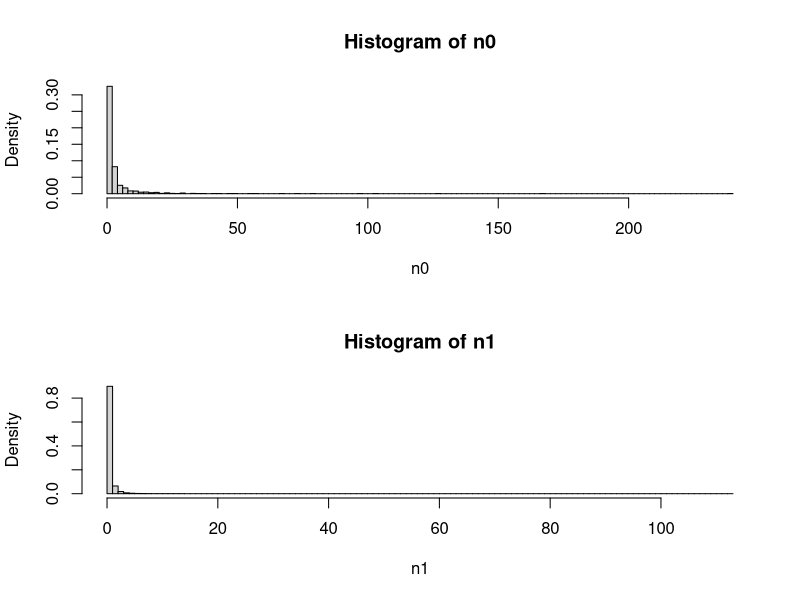
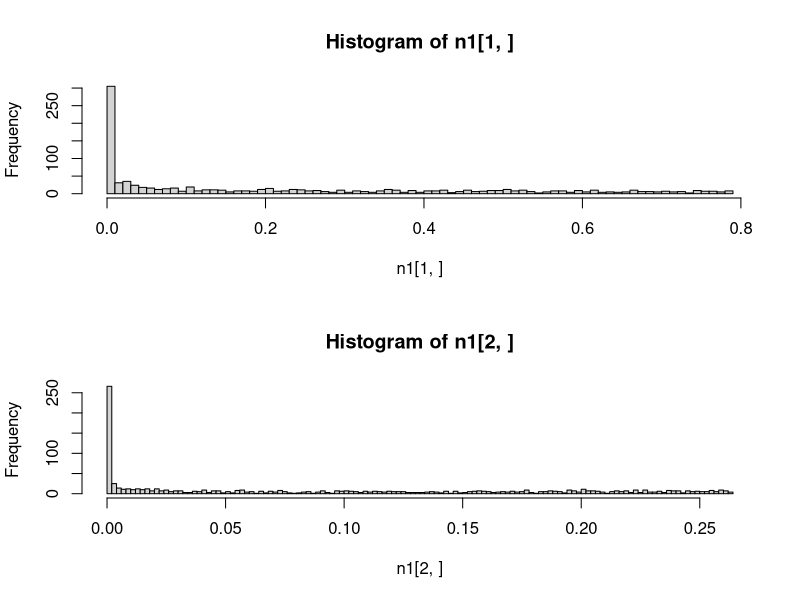
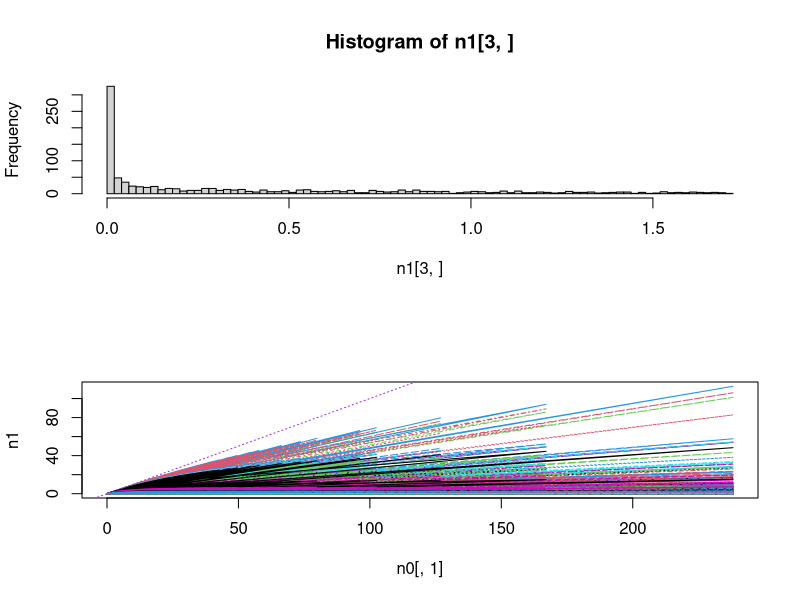
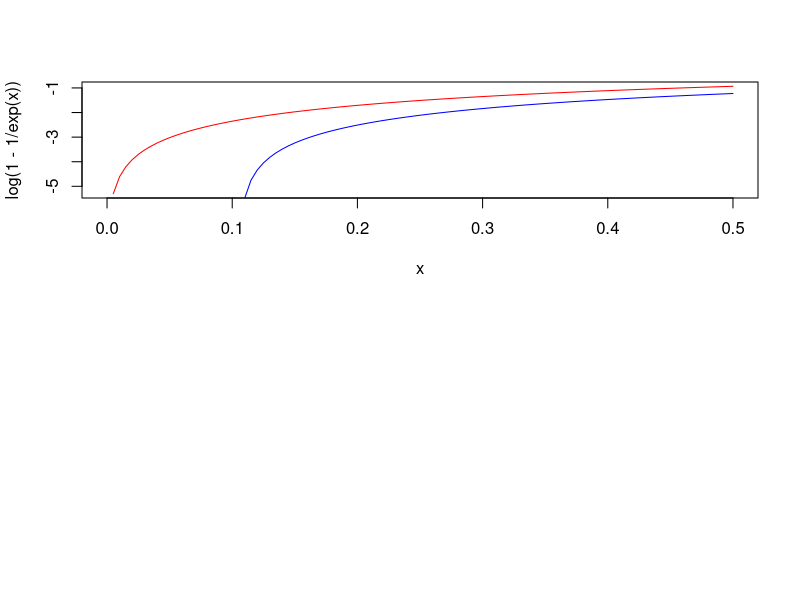
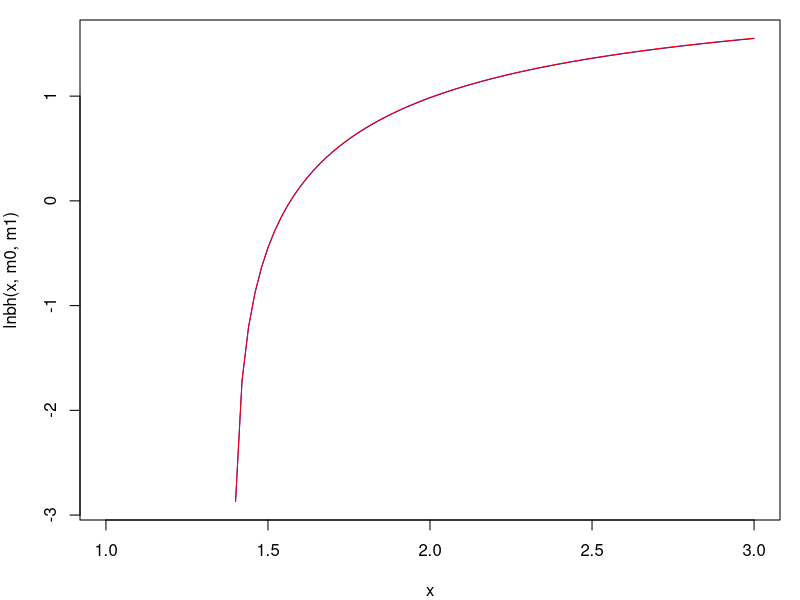
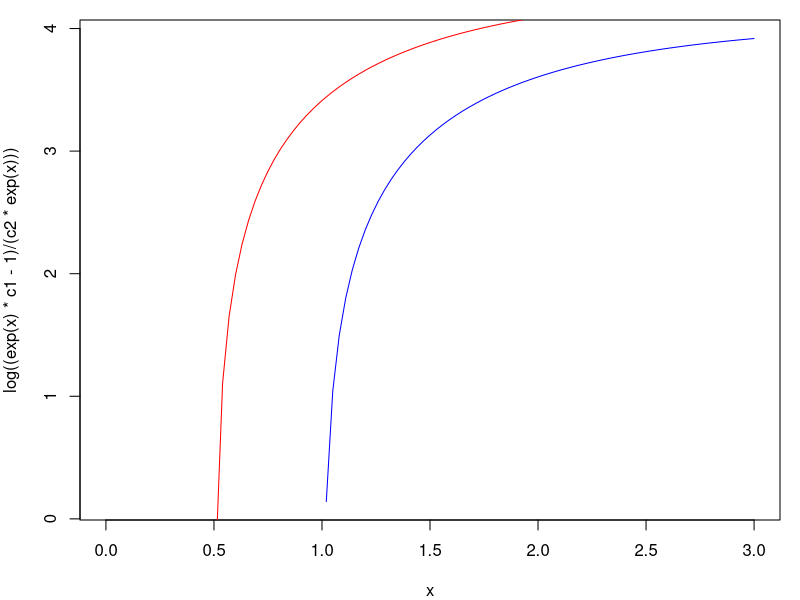
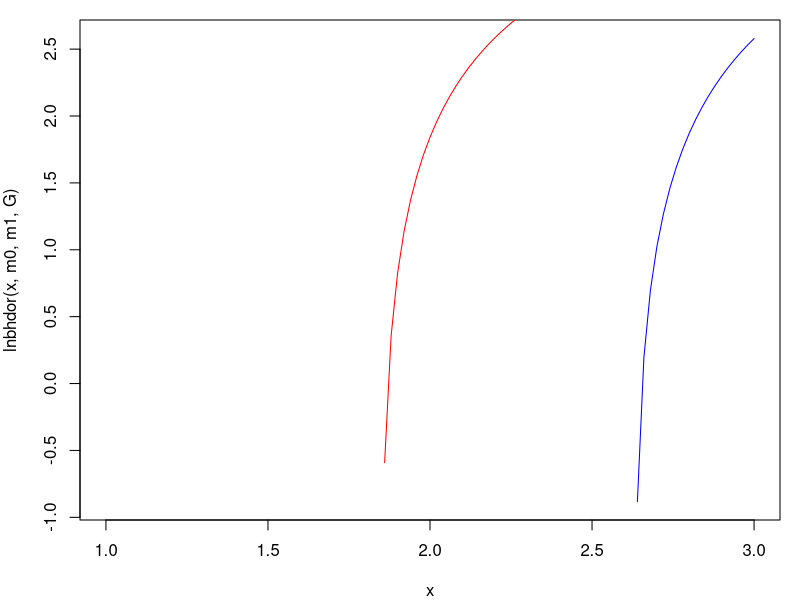
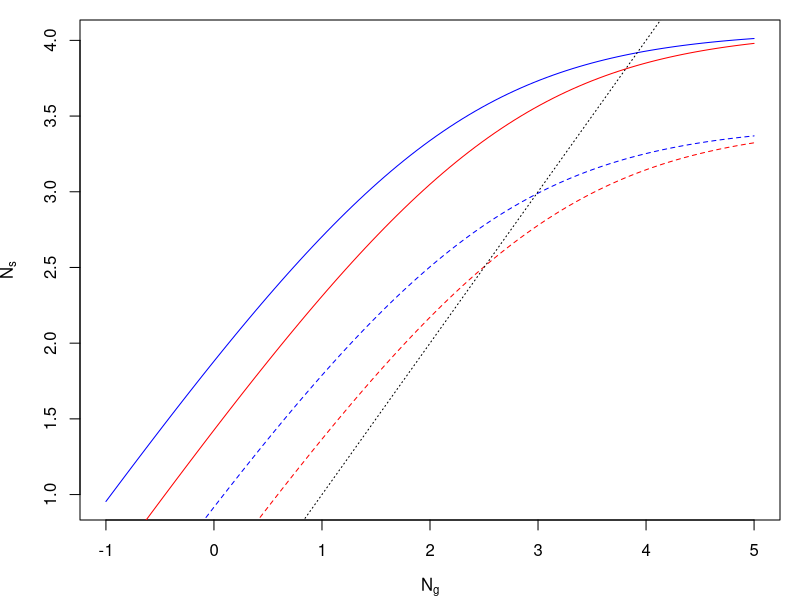

Reproduce these figures in R, in order. (Note: this script raises an error after producing the figures.)
####################################################################
# Explore how random variation in Beverton-Holt mortality function #
# affects the distribution of population sizes                     #
####################################################################

# Functions ---------------------------------------------------------------

BH <- function(n_in,m0,m1){
  n_out <- n_in * exp(-m0) / ( 1 + (m1/m0)*(1-exp(-m0))*n_in )
  return(n_out)
}
# assuming T = 1

lnbh <- function(y,m0,m1,T3=0.3){
  c1 <- exp(-m0*T3)
  c2 <- (1-exp(-m0)*T3)*m1/m0
  log((y*c1-1)/(c2*y))
}

lnbhdor <- function(Y,m0,m1,G,T3=0.3){
  S0 <- exp(-m0)
  c1 <- exp(-m0*T3)
  c2 <- (1-exp(-m0)*T3)*m1/m0
  log((c1*G*Y-G*S0+S0-1) / (c2*G*Y*((G-1)*S0+1)))
}

Kcalc <- function(m0,m1){
  exp(-m0)/( (1-exp(-m0)) * (m1/m0) )
} 
# assuming T=1


sGBH <- function(n_in,Y,m0,m1,G,T3=0.3){
  So <- exp(-m0)
  Sn <- exp(-m0*T3)
  n_in*((1-G)*So + G*Y*Sn / (1 + G*Y*(1-Sn)*(m1/m0)*n_in))
}

rG <- function(Y,m0,G,T3=0.3){
  So <- exp(-m0)
  Sn <- exp(-m0*T3)
  log( (1-G)*So + G*Y*Sn )
}

# Exploration -------------------------------------------------------------

ln0_min <- -5
ln0_max <- 0
nseq <- 10^3
neps <- 10^3
alpha_m <- 0.1
beta_m <- 1

# n0_seq <- exp(seq(ln0_min,ln0_max,length.out=nseq))
# eps_m <- seq(-1,1,length.out=neps)
n0_seq <- exp(rnorm(nseq,0,1.5))
eps_m <- rnorm(neps,0,2)
  
m0 <- m1 <- n0 <- n1 <- matrix(NA,nr=nseq,nc=neps)

m0[] <- rep(exp(outer(alpha_m,eps_m,"+")),each=nseq)
m1[] <- rep(exp(outer(beta_m,eps_m,"+")),each=nseq)
n0[] <- rep(n0_seq,times=neps)
n1 <- BH(n0,m0,m1)

par(mfrow=c(2,1))
hist(n0,breaks=100,prob=T)
hist(n1,breaks=100,prob=T)

hist(n1[1,],breaks=100)
hist(n1[2,],breaks=100)
hist(n1[3,],breaks=100)

matplot(n0[,1],n1,type="l")
abline(0,1,col="purple",lty=3)

(K <- BH(10^10,m0[1,],m1[1,]))

# Plant example -----------------------------------------------------------
  # From Yodzis and work on desert annuals

### Without seed dormancy

curve(log(1-1/exp(x)),col="red",xlim=c(0,0.5))
curve(log(0.9-1/exp(x)),col="blue",add=T)
# drop-off occurs earlier at lower K

m0 <- 1.1
m1 <- 0.1
par(mfrow=c(1,1),mar=c(4,4,1,1))
curve(lnbh(x,m0,m1),col="blue",xlim=c(1,3))
m1 <- 0.01
curve(lnbh(x,m0,m1)-2.3,col="red",add=T)
# changing c2 only changes equilibrium N by constant factor (shifts intercept)

m0 <- 1
m1 <- 0.01
c1 <- exp(-m0)
c2 <- (1-exp(-m0))*m1/m0
curve(log((exp(x)*c1-1)/(c2*exp(x))),col="blue",xlim=c(0,3))
m0 <- 0.5
c1 <- exp(-m0)
c2 <- (1-exp(-m0))*m1/m0
curve(log((exp(x)*c1-1)/(c2*exp(x))),col="red",add=T)
# changing c1 -> drop-off occurs *earlier* at lower K

### With seed dormancy

G <- 0.4
m0 <- 1
m1 <- 0.01
curve(lnbhdor(x,m0,m1,G),col="blue",xlim=c(1,3))
m0 <- 0.5
curve(lnbhdor(x,m0,m1,G),col="red",add=T)
  # Same result with G - drop-off earlier for lower K

# How does Y affect BH curve? ---------------------------------------------

Y <- 3 # log scale
m0 <- 1
curve(log(BH(exp(x+Y),m0,m1)),col="blue",xlim=c(-1,5),
  xlab=expression(N[g]),ylab=expression(N[s])) # ignores dormancy
curve(log(BH(exp(x+Y-0.5),m0,m1)),col="red",add=T)
m0 <- 2
curve(log(BH(exp(x+Y),m0,m1)),col="blue",add=T,lty=2)
curve(log(BH(exp(x+Y-0.5),m0,m1)),col="red",add=T,lty=2)
abline(0,1,lty=3)
  # -0.5 -> reduce y by a freaction of exp(0.5)=1.6
  # decrease in y reduces equilibrium N by *more* when max popsize (K) is lower
  # Explantion:
  # - increasing Y makes a bigger difference to Ns when few seeds are being 
  # produced (bigger difference in [blue - red] at lower Ng (or Y)) 
  # - increasing m0 -> fewer seeds survive -> lower reproduction next year
  # -> bigger effect of change in Y
  # (but assumes that general shape of function stays the same? 
  # Increasing m0 makes curve steeper too, but this isn't important here,
  # as doesn't affect difference between blue and red much?)

# Y is just scaling up and down, changing c2 does the same thing?

# How does G affect BH curve? ---------------------------------------------

m0 <- 0.1
m1 <- 0.01
curve(lnbhdor(x,m0,m1,G=0.75),col="blue",xlim=c(0,5),ylim=c(-0.5,5))
curve(lnbhdor(x,m0,m1,G=0.5),col="red",add=T)
curve(lnbhdor(x,m0,m1,G=0.25),col="green",add=T)
  # above a certain Y, get more pop with high G, but as Y decreases, better to have low G

m0 <- 0.1
m1 <- 0.01
curve(lnbhdor(exp(x),m0,m1,G=0.75),col="blue",xlim=c(0,1.5),ylim=c(-0.5,5))
curve(lnbhdor(exp(x),m0,m1,G=0.25),col="red",add=T)
m0 <- 0.2
m1 <- 0.01
curve(lnbhdor(exp(x),m0,m1,G=0.75),col="blue",lty=2,add=T)
curve(lnbhdor(exp(x),m0,m1,G=0.25),col="red",lty=2,add=T)
  # When G is lower, reducing K has bigger effect on drop-off threshold for Y
  # (but will still always reduce it, so doesn't explain positive correlations)

m0 <- 0.1
m1 <- 0.01
curve(lnbhdor(x,m0,m1,G=0.75)-lnbhdor(x,m0,m1,G=0.25),col="blue",xlim=c(0,10))
m0 <- 0.2
m1 <- 0.01
curve(lnbhdor(x,m0,m1,G=0.75)-lnbhdor(x,m0,m1,G=0.25),col="red",add=T)
m0 <- 0.3
m1 <- 0.01
curve(lnbhdor(x,m0,m1,G=0.75)-lnbhdor(x,m0,m1,G=0.25),col="green",add=T)
abline(h=0,lty=3)
  # m1 -> lower germination favoured for given Y 

m0 <- 0.1
m1 <- 0.01
curve(lnbhdor(x,m0,m1,G=0.75)-lnbhdor(x,m0,m1,G=0.25),col="blue",xlim=c(0,10))
m0 <- 0.1
m1 <- 0.015
curve(lnbhdor(x,m0,m1,G=0.75)-lnbhdor(x,m0,m1,G=0.25),col="red",add=T)
abline(h=0,lty=3)
  # m2 -> proportional effect of G on dK is the same

# How does DI mortality relate to K? --------------------------------------

curve(Kcalc(exp(x),1),xlim=c(-5,5))
curve(Kcalc(exp(x),2),col="red",add=T)
  # higher m0 -> lower K

# Optimal G - constant environment ----------------------------------------

  # maximise equilibrium population size (ignoring extinction)

nY <- 5
nm0 <- 5
nm1 <- 5
nG <- 50

Yseq <- exp(seq(0,5,length.out=nY))
m0seq <- exp(seq(-1.5,0,length.out=nm0))
m1seq <- exp(seq(-4,4,length.out=nm1))
Gseq <- plogis(seq(-5,5,length.out=nG))

pd <- expand.grid(Y=Yseq,m0=m0seq,m1=m1seq,G=Gseq) # parameter data

lK_GY_plot <- function(m){
  require(reshape2)
  require(fields)
  pd$lK <- with(pd, lnbhdor(Y,m0,m1,G,T3=0.3))
  plotvars <- c("Y","G")
  pd1 <- subset(pd,m0==m & m1==m1seq[2],select=c(plotvars,"lK"))
  plotmat <- acast(melt(pd1,id=plotvars),G~Y)
  matplot(qlogis(Gseq),plotmat,type="l",lty=1,col=tim.colors(nY))
}

par(mfrow=c(2,2),mar=c(3,3,2,2))
lK_GY_plot(m0seq[1])  
lK_GY_plot(m0seq[2])  
lK_GY_plot(m0seq[3])  
lK_GY_plot(m0seq[4])  
  # m1 has no impact on optimal phenotype (only affects value of K)
  # G=0 is never optimal
  # Lower Y favours *higher* G -> should have negative G~z relationship?
  # (These plots show optimal G in years with different Y?)
  # Higher m0 favours higher G

lK_YG_plot <- function(m){
  require(reshape2)
  require(fields)
  pd$lK <- with(pd, lnbhdor(Y,m0,m1,G,T3=0.3))
  plotvars <- c("Y","G")
  pd1 <- subset(pd,m0==m & m1==m1seq[2],select=c(plotvars,"lK"))
  plotmat <- acast(melt(pd1,id=plotvars),Y~G)
  matplot(log(Yseq),plotmat,type="l",lty=1,col=tim.colors(nG))
}

par(mfrow=c(2,2),mar=c(3,3,2,2))
lK_YG_plot(m0seq[1])  
lK_YG_plot(m0seq[2])  
lK_YG_plot(m0seq[3])  
lK_YG_plot(m0seq[4])
  # low G -> 
  # - earlier drop-off in N with Y
  # - larger proportional drop-offs in N with Y
  # so *more* affected by CC if lower G (even without plasticity)
  # this tallies with "lower Y -> higher optimal G" results

# Optimal G - variable environment ----------------------------------------

np <- nrow(pd) # number of parameter combinations
nb <- 100
nt <- 1000 + nb
ns <- 10 # n y sig
Ysigseq <- exp(seq(-2,2,length.out=ns))
N0 <- 1000

Narr <- Yarr <- array(dim=c(nt,ns,np))
m0arr <- m1arr <- Garr <- array(dim=c(ns,np))
m0arr[] <- rep(pd$m0,each=ns)
m1arr[] <- rep(pd$m1,each=ns)
Garr[] <- rep(pd$G,each=ns)

Yarr[] <- exp(
  rep(log(pd$Y),each=nt*ns)
  + rep(outer(rnorm(n=nt,mean=0,sd=1),Ysigseq),times=np)
) # only works because Y varies the fastest of all params in pd

Narr[1,,] <- N0

for(t in 2:nt){
  Narr[t,,] <- sGBH(Narr[t-1,,],Yarr[t,,],m0arr,m1arr,Garr)
}

lNarr <- log(Narr)
lNmuarr <- apply(lNarr[-(1:nb),,],2:3,mean)
lNsdarr <- apply(lNarr[-(1:nb),,],2:3,sd)
lNmedarr <- apply(lNarr[-(1:nb),,],2:3,median)

Nd <- expand.grid(Ysig=Ysigseq,Y=Yseq,m0=m0seq,m1=m1seq,G=Gseq)
Nd$lNmu <- as.vector(lNmuarr)
Nd$lNsd <- as.vector(lNsdarr)
Nd$lNmed <- as.vector(lNmedarr)

lmu_Ysig_G_plot <- function(pY,pm0,pm1,xvar="G",...){
  require(reshape2)
  require(fields)
  plotvars <- c("Ysig","G")
  Nd1 <- subset(Nd,Y==pY & m0==pm0 & m1==pm1,select=c(plotvars,"lNmu"))
  if(xvar=="G"){
    plotmat <- acast(melt(Nd1,id=plotvars),G~Ysig)
    matplot(qlogis(Gseq),plotmat,type="l",lty=1,col=tim.colors(ns),
            ylim=c(-2,max(ceiling(plotmat))),
            ...)
    Gopt <- sapply(split(Nd1,Nd1$Ysig),function(d){
      qlogis(d$G[which(d$lNmu==max(d$lNmu))])
    })
    abline(v=Gopt,col=tim.colors(nY),lty=2)
  }
  if(xvar=="Ysig"){
    plotmat <- acast(melt(Nd1,id=plotvars),Ysig~G)
    matplot(Ysigseq,plotmat,type="l",lty=1,col=tim.colors(nG),
            ylim=c(-2,max(ceiling(plotmat))),
            ...)
  }
}

pdf(paste0("Plots/lmu_Ysig_G_",format(Sys.Date(),"%d%b%Y"),".pdf"),
    width=15,height=15)
iseq <- 1:5
ni <- length(iseq)
par(mfrow=c(ni,ni),mar=c(4,4,2,2),las=1,bty="l")
for(i in iseq){
  for(j in iseq){
    for(k in iseq){
      lmu_Ysig_G_plot(pY=Yseq[i],pm0=m0seq[j],pm1=m1seq[k],xvar="G",
                      xlab="G",ylab="ln(N)",
                      main=paste0("Y=",signif(Yseq[i],2),
                                  " m0=",signif(m0seq[j],2),
                                  " m1=",signif(m1seq[k],2)
                                  )
      )
    }
  }
}
dev.off()

par(mfrow=c(2,2),mar=c(4,4,2,2),las=1,bty="n")
lmu_Ysig_G_plot(pY=Yseq[4],pm0=m0seq[2],pm1=m1seq[2],xvar="G")
lmu_Ysig_G_plot(pY=Yseq[4],pm0=m0seq[4],pm1=m1seq[2],xvar="G")
lmu_Ysig_G_plot(pY=Yseq[2],pm0=m0seq[2],pm1=m1seq[4],xvar="G")
lmu_Ysig_G_plot(pY=Yseq[2],pm0=m0seq[2],pm1=m1seq[2],xvar="G")
  # - high m0 reduces effect of variance on optimal G, 
  # possibly even leads to env var favouring high G?
  # - m1 again just shifts population size without changing optimum
  # - low Y accentuates effects of env var on G?  
  # - low Y seems to favour higher G (again)

  # fluctuations favour G<1

par(mfrow=c(2,2))
lmu_Ysig_G_plot(pY=Yseq[5],pm0=m0seq[3],pm1=m1seq[3],xvar="Ysig")
lmu_Ysig_G_plot(pY=Yseq[5],pm0=m0seq[5],pm1=m1seq[3],xvar="Ysig")
lmu_Ysig_G_plot(pY=Yseq[5],pm0=m0seq[3],pm1=m1seq[5],xvar="Ysig")
lmu_Ysig_G_plot(pY=Yseq[2],pm0=m0seq[3],pm1=m1seq[3],xvar="Ysig")

lmu_Y_G_plot <- function(pYsig,pm0,pm1,xvar="G",...){
  require(reshape2)
  require(fields)
  plotvars <- c("Y","G")
  Nd1 <- subset(Nd,Ysig==pYsig & m0==pm0 & m1==pm1,select=c(plotvars,"lNmu"))
  if(xvar=="G"){
    plotmat <- acast(melt(Nd1,id=plotvars),G~Y)
    matplot(qlogis(Gseq),plotmat,type="l",lty=1,col=tim.colors(nY),
            ylim=c(-2,max(ceiling(plotmat))),
            ...
            )
    Gopt <- sapply(split(Nd1,Nd1$Y),function(d){
      qlogis(d$G[which(d$lNmu==max(d$lNmu))])
    })
    abline(v=Gopt,col=tim.colors(nY),lty=2)
  }
  if(xvar=="Y"){
    plotmat <- acast(melt(Nd1,id=plotvars),Y~G)
    matplot(Yseq,plotmat,type="l",lty=1,col=tim.colors(nG),
            ylim=c(-2,max(ceiling(plotmat))),
            ...
            )
  }
}

pdf(paste0("Plots/lmu_Y_G_",format(Sys.Date(),"%d%b%Y"),".pdf"),
    width=15,height=15)
iseq <- 1:5
ni <- length(iseq)
par(mfrow=c(ni,ni),mar=c(4,4,2,2),las=1,bty="l")
for(i in iseq*2){ # Ysig twice as long as others
  for(j in iseq){
    for(k in iseq){
      lmu_Y_G_plot(pYsig=Ysigseq[i],pm0=m0seq[j],pm1=m1seq[k],xvar="G",
                      xlab="G",ylab="ln(N)",
                      main=paste0("Ysig=",signif(Ysigseq[i],2),
                                  " m0=",signif(m0seq[j],2),
                                  " m1=",signif(m1seq[k],2)
                      )
      )
    }
  }
}
dev.off()

par(mfrow=c(2,2))
lmu_Y_G_plot(pYsig=Ysigseq[4],pm0=m0seq[2],pm1=m1seq[2],xvar="G")
lmu_Y_G_plot(pYsig=Ysigseq[4],pm0=m0seq[4],pm1=m1seq[2],xvar="G")
lmu_Y_G_plot(pYsig=Ysigseq[5],pm0=m0seq[2],pm1=m1seq[4],xvar="G")
lmu_Y_G_plot(pYsig=Ysigseq[2],pm0=m0seq[2],pm1=m1seq[2],xvar="G")
  # NB: outcome with median is almost exactly the same

# Analysis of high-variance scenario --------------------------------------

Darr <- Yearr <- array(dim=dim(Narr))
for(i in 2:nt){
  Darr[i,,] <- log(Narr[i,,]) - log(Narr[i-1,,])
  Yearr[i,,] <- log(Narr[i,,] - exp(-m0arr)*(1-Garr)*Narr[i-1,,]) - log(Garr*Narr[i-1,,])
}

pdsel <- with(pd, which(
  Y %in% Yseq[c(1,5)] & m0==m0seq[5] & m1==m1seq[2] & G %in% Gseq[c(10,20)]
  ))
Ysigsel <- 10

scol <- rep(c("blue","red"),each=2) # blue = low G, red = high G
slty <- rep(1:2,times=2) # - = low Y, --- = high Y

par(mfrow=c(1,1),mar=c(2,2,2,2))
matplot(log(Narr[900:1100,Ysigsel,pdsel]),type="l",col=scol,lty=slty)

plot(density(log(Yarr[,Ysigsel,pdsel[1]])))
lines(density(log(Yarr[,Ysigsel,pdsel[2]])),lty=2)
matplot(Darr[900:1100,Ysigsel,pdsel],type="l",col=scol,lty=slty)
matplot(Yearr[900:1100,Ysigsel,pdsel],type="l",col=scol,lty=slty)

plot(density(log(Narr[100:nt,Ysigsel,pdsel[4]])),col=scol[4],lty=slty[4])
lines(density(log(Narr[100:nt,Ysigsel,pdsel[2]])),col=scol[2],lty=slty[2])
plot(density(log(Narr[100:nt,Ysigsel,pdsel[3]])),col=scol[3],lty=slty[3])
lines(density(log(Narr[100:nt,Ysigsel,pdsel[1]])),col=scol[1],lty=slty[1])

plot(density(Darr[100:nt,Ysigsel,pdsel[4]]),col=scol[4],lty=slty[4])
lines(density(Darr[100:nt,Ysigsel,pdsel[2]]),col=scol[2],lty=slty[2])
abline(v=0,lty=3)
plot(density(Darr[100:nt,Ysigsel,pdsel[3]]),col=scol[3],lty=slty[3])
lines(density(Darr[100:nt,Ysigsel,pdsel[1]]),col=scol[1],lty=slty[1])
abline(v=0,lty=3)

plot(density(Yearr[100:nt,Ysigsel,pdsel[4]]),col=scol[4],lty=slty[4])
lines(density(Yearr[100:nt,Ysigsel,pdsel[2]]),col=scol[2],lty=slty[2])
abline(v=m0seq[5],lty=3)
plot(density(Yearr[100:nt,Ysigsel,pdsel[3]]),col=scol[3],lty=slty[3])
lines(density(Yearr[100:nt,Ysigsel,pdsel[1]]),col=scol[1],lty=slty[1])
abline(v=m0seq[5],lty=3)

# Density-independent -----------------------------------------------------

# > dim(lNmuarr)
# [1]   10 6250

pds <- expand.grid(Y=Yseq,m0=m0seq,G=Gseq) # parameter data
nps <- nrow(pds)

nlnY <- 10
lnYseq <- seq(-3,3,length.out=nlnY)
lnYarr <- rarr <- parr <- array(dim=c(nlnY,ns,nps))
lnYarr[] <- rep(outer(lnYseq,Ysigseq),times=nps) + rep(log(pds$Y),each=nlnY*ns)
rarr <- array(dim=c(nlnY,ns,nps))
rarr[] <- with(pds, rG(Y=exp(lnYarr),
                      m0=rep(m0,each=nlnY*ns),
                      G=rep(G,each=nlnY*ns)
                      ))
parr[] <- rep(dnorm(lnYseq,mean=0,sd=1),times=ns*nps) 
  # shape of p(norm) is same regardless of mean
sump <- sum(parr[,1,1]) 
  # again, distribution is the same for all, so the sum is too
rbararr <- apply(parr*rarr,c(2,3),sum)/sump

rd <- expand.grid(Ysig=Ysigseq,Y=Yseq,m0=m0seq,G=Gseq)
rd$rbar <- as.vector(rbararr)

Gopt_f <- function(d){
  d$G[which(d$rbar==max(d$rbar))]
}

rbar_Y_G_plot <- function(pYsig,pm0,xvar="G",...){
  require(reshape2)
  require(fields)
  plotvars <- c("Y","G")
  rd1 <- subset(rd,Ysig==pYsig & m0==pm0,select=c(plotvars,"rbar"))
  plotmat <- acast(melt(rd1,id=plotvars),G~Y)
  matplot(qlogis(Gseq),plotmat,type="l",lty=1,col=tim.colors(nY),
          # ylim=c(-2,max(ceiling(plotmat))),
          ...
          )
  Gopt <- sapply(split(rd1,rd1$Y),function(d){
    qlogis(d$G[which(d$rbar==max(d$rbar))])
  })
  abline(v=Gopt,col=tim.colors(nY),lty=2)
}
  # m1 actually unecessary as no DD

pdf(paste0("Plots/rbar_Y_G_",format(Sys.Date(),"%d%b%Y"),".pdf"),
    width=15,height=15)
iseq <- 1:5
ni <- length(iseq)
par(mfrow=c(ni,ni),mar=c(4,4,2,2),las=1,bty="l")
for(i in iseq*2){ # Ysig twice as long as others
  for(j in iseq){
    rbar_Y_G_plot(pYsig=Ysigseq[i],pm0=m0seq[j],xvar="G",
                  xlab="G",ylab="r",
                  main=paste0("Ysig=",signif(Ysigseq[i],2)," m0=",signif(m0seq[j],2))
                  )
    
  }
}
dev.off()

# Royama plots ------------------------------------------------------------

par(mfrow=c(2,2))
nN <- 100
Nseq <- exp(seq(0,5,length.out=nN))

r_sGBH_seq <- function(Y,m0,m1,G){
  log(sGBH(Nseq,Y,m0,m1,G)/Nseq)
}

Royama_matplot <- function(ppd,...){
  require(fields)
  require(plyr)
  colourvar <- ppd[,which(sapply(ppd,function(x) length(unique(x)))>1)]
  ncolours <- length(colourvar)
  rd <- mdply(ppd, r_sGBH_seq)
  rarr <- t(as.matrix(subset(rd,select=names(rd)[!names(rd) %in% names(pd)])))
  matplot(log(Nseq),rarr,type="l",lty=1,col=tim.colors(ncolours),...)
  abline(h=0,col="black",lty=3)
}

par(mfrow=c(2,2))
Royama_matplot(subset(pd, Y==Yseq[3] & m0==m0seq[3] & m1==m1seq[3]))
Royama_matplot(subset(pd, Y==Yseq[5] & m0==m0seq[3] & m1==m1seq[3]))
Royama_matplot(subset(pd, Y==Yseq[3] & m0==m0seq[5] & m1==m1seq[3]))
Royama_matplot(subset(pd, Y==Yseq[3] & m0==m0seq[3] & m1==m1seq[5]))
  # - increasing G increases stability but generally reduces K (unless at low G)
  # - when seed mortatlity is high, G doesn't affect K much

Royama_matplot(subset(pd, m0==m0seq[3] & m1==m1seq[3] & G==Gseq[5]),ylim=c(-1,2))
Royama_matplot(subset(pd, m0==m0seq[3] & m1==m1seq[3] & G==Gseq[20]),ylim=c(-1,2))
Royama_matplot(subset(pd, m0==m0seq[3] & m1==m1seq[3] & G==Gseq[30]),ylim=c(-1,2))
Royama_matplot(subset(pd, m0==m0seq[3] & m1==m1seq[3] & G==Gseq[50]),ylim=c(-1,2))
  # - env var has more positive effects when G is low and when population
  # size is low (DD-clim interaction)
  # - declines in reproduction can have *less* severe effects when G is high?

  # (for squared rainfall, can just compare what happens if return to low Y again)

Royama_matplot(subset(pd, m0==m0seq[2] & m1==m1seq[3] & G==Gseq[25]))
Royama_matplot(subset(pd, m0==m0seq[3] & m1==m1seq[3] & G==Gseq[25]))
Royama_matplot(subset(pd, m0==m0seq[4] & m1==m1seq[3] & G==Gseq[25]))
Royama_matplot(subset(pd, m0==m0seq[5] & m1==m1seq[3] & G==Gseq[25]))
  # higher mortality -> lower K but overall patterns pretty similar?

Royama_matplot(subset(pd, m0==m0seq[3] & m1==m1seq[2] & G==Gseq[25]))
Royama_matplot(subset(pd, m0==m0seq[3] & m1==m1seq[3] & G==Gseq[25]))
Royama_matplot(subset(pd, m0==m0seq[3] & m1==m1seq[4] & G==Gseq[25]))
Royama_matplot(subset(pd, m0==m0seq[3] & m1==m1seq[5] & G==Gseq[25]))
  # higher m2 -> higher stability, lower K 
  # (just shifts intercept, effect happens because of non-linear DD?)

# Optimal plastic G - variable environment --------------------------------

  # (no need for plasticity in constant environment)

alpha_G <- beta_Gz <- matrix(NA,nr=np,nc=np) 
alpha_G[] <- -tau_mu*sqrt(pi^2/(3*tau_sd^2))
beta_Gz[] <- sqrt(pi^2/(3*tau_sd^2))
# based on Godfray & Rees 2002

  # - plot fitness distribution over different environments, calculate width to
  # quantify degree of bet-hedging
  # - can also infer effects of plasticity by looking at plots showing response 
  # to environment for different germination fractions (effectively 3d plots for
  # cue / environment)
